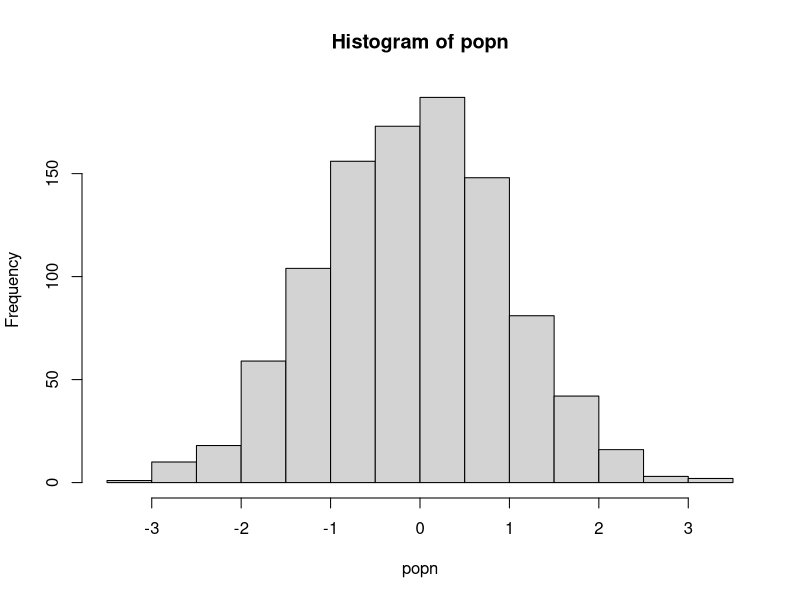

The R script that drew this image:
######### Functions ##########

## A function to take a sample of size n from a population "popn" and return its mean
myexperiment <- function(popn,n){
    pop_sample <- sample(popn, n, replace = FALSE)
    return(mean(pop_sample))
}

## Calculate means using a for loop without preallocation:
loopy_sample1 <- function(popn, n, num){
    result1 <- vector() #Initialize empty vector of size 1 
    for(i in 1:num){
        result1 <- c(result1, myexperiment(popn, n))
    }
    return(result1)
}

## To run "num" iterations of the experiment using a for loop on a vector with preallocation:
loopy_sample2 <- function(popn, n, num){
    result2 <- vector(,num) #Preallocate expected size
    for(i in 1:num){
        result2[i] <- myexperiment(popn, n)
    }
    return(result2)
}

## To run "num" iterations of the experiment using a for loop on a list with preallocation:
loopy_sample3 <- function(popn, n, num){
    result3 <- vector("list", num) #Preallocate expected size
    for(i in 1:num){
        result3[[i]] <- myexperiment(popn, n)
    }
    return(result3)
}


## To run "num" iterations of the experiment using vectorization with lapply:
lapply_sample <- function(popn, n, num){
    result4 <- lapply(1:num, function(i) myexperiment(popn, n))
    return(result4)
}

## To run "num" iterations of the experiment using vectorization with lapply:
sapply_sample <- function(popn, n, num){
    result5 <- sapply(1:num, function(i) myexperiment(popn, n))
    return(result5)
}

popn <- rnorm(1000) # Generate the population
hist(popn)

n <- 20 # sample size for each experiment
num <- 1000 # Number of times to rerun the experiment

print("The loopy, non-preallocation approach takes:" )
print(system.time(loopy_sample1(popn, n, num)))

print("The loopy, but with preallocation approach takes:" )
print(system.time(loopy_sample2(popn, n, num)))

print("The loopy, non-preallocation approach on a list takes:" )
print(system.time(loopy_sample3(popn, n, num)))

print("The vectorized sapply approach takes:" )
print(system.time(sapply_sample(popn, n, num)))

print("The vectorized lapply approach takes:" )
print(system.time(lapply_sample(popn, n, num)))